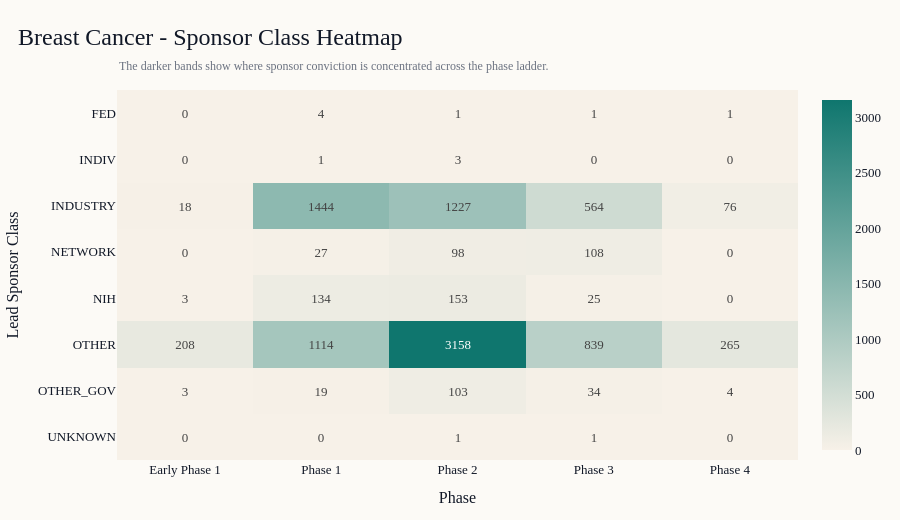

This figure's notebook cell:
### Code cell
fig_sponsor_heat = px.imshow(
    sponsor_pivot,
    text_auto=True,
    aspect="auto",
    color_continuous_scale=[PALETTE["sand"], PALETTE["teal"]],
)
pretty_layout(
    fig_sponsor_heat,
    title=f"{SELECTED_CANCER} - Sponsor Class Heatmap",
    subtitle="The darker bands show where sponsor conviction is concentrated across the phase ladder.",
    height=520,
)
fig_sponsor_heat.update_xaxes(title_text="Phase")
fig_sponsor_heat.update_yaxes(title_text="Lead Sponsor Class")
fig_sponsor_heat.show()

### Figure 1 — Plotly figure (JSON) as saved in the notebook; plotly's stock layout.template omitted (floating-point values rounded to 4 significant figures)
{"data": [{"coloraxis": "coloraxis", "hovertemplate": "phase_buckets_list: %{x}<br>lead_sponsor_class: %{y}<br>color: %{z}<extra></extra>", "name": "0", "texttemplate": "%{z}", "type": "heatmap", "x": ["Early Phase 1", "Phase 1", "Phase 2", "Phase 3", "Phase 4"], "xaxis": "x", "y": ["FED", "INDIV", "INDUSTRY", "NETWORK", "NIH", "OTHER", "OTHER_GOV", "UNKNOWN"], "yaxis": "y", "z": [[0.0, 4.0, 1.0, 1.0, 1.0], [0.0, 1.0, 3.0, 0.0, 0.0], [18.0, 1444.0, 1227.0, 564.0, 76.0], [0.0, 27.0, 98.0, 108.0, 0.0], [3.0, 134.0, 153.0, 25.0, 0.0], [208.0, 1114.0, 3158.0, 839.0, 265.0], [3.0, 19.0, 103.0, 34.0, 4.0], [0.0, 0.0, 1.0, 1.0, 0.0]]}], "layout": {"annotations": [{"align": "left", "font": {"color": "#6b7280", "size": 12}, "showarrow": false, "text": "The darker bands show where sponsor conviction is concentrated across the phase ladder.", "x": 0, "xref": "paper", "y": 1.09, "yref": "paper"}], "coloraxis": {"colorscale": [[0, "#f7f1e8"], [1, "#0f766e"]]}, "font": {"color": "#111827", "family": "Georgia, Times New Roman, serif", "size": 13}, "height": 520, "legend": {"bgcolor": "rgba(0,0,0,0)", "orientation": "h", "x": 0, "xanchor": "left", "y": 1.02, "yanchor": "bottom"}, "margin": {"b": 60, "l": 60, "r": 40, "t": 90}, "paper_bgcolor": "#fcfaf6", "plot_bgcolor": "#fcfaf6", "title": {"font": {"color": "#111827", "size": 24}, "text": "Breast Cancer - Sponsor Class Heatmap", "x": 0.02}, "xaxis": {"anchor": "y", "domain": [0, 1], "title": {"text": "Phase"}}, "yaxis": {"anchor": "x", "autorange": "reversed", "domain": [0, 1], "title": {"text": "Lead Sponsor Class"}}}}
